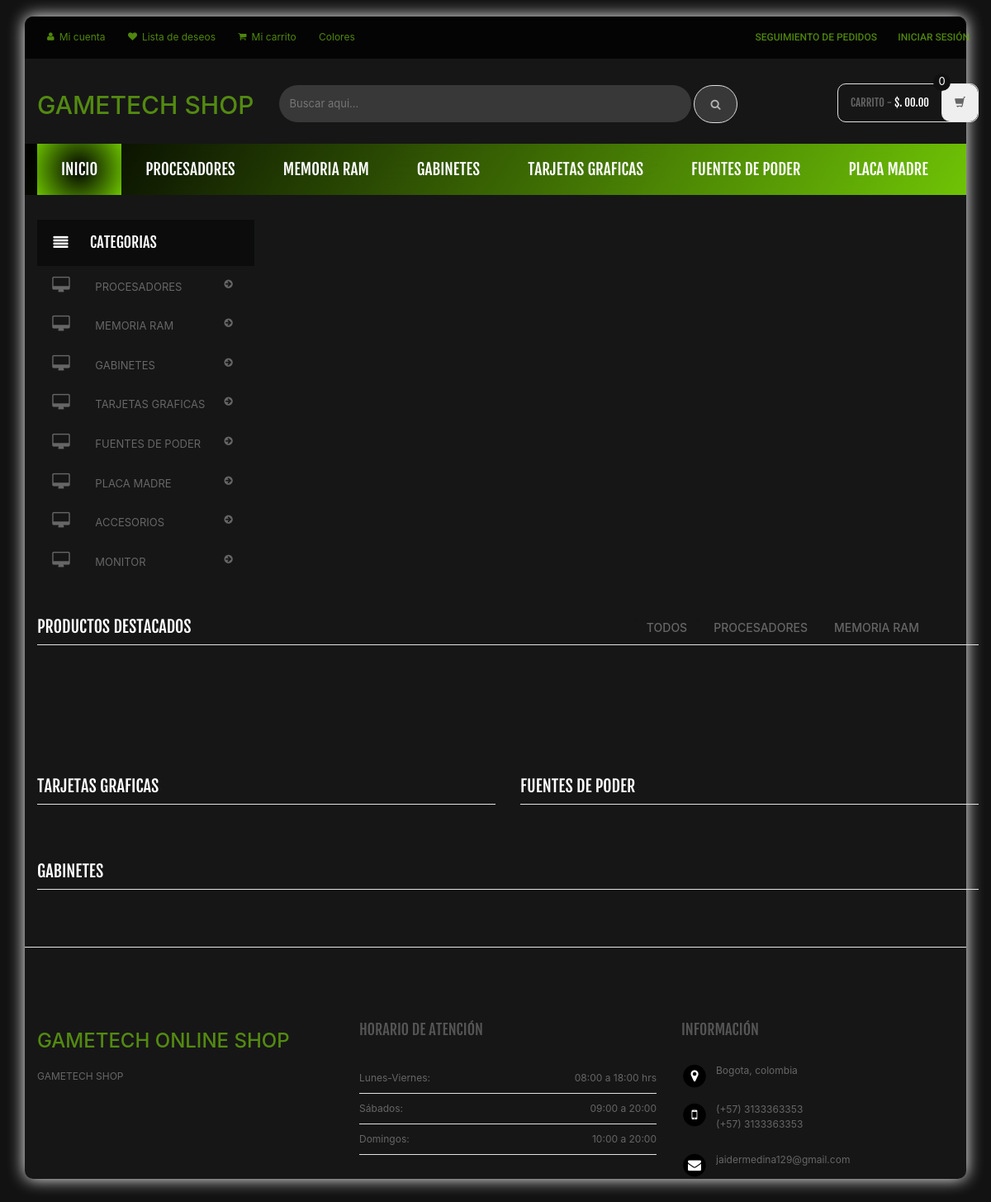
The page / on the database its author committed.
### tables this page shows
CREATE TABLE `category` (
  `id` int(11) NOT NULL,
  `categoryName` varchar(255) DEFAULT NULL,
  `categoryDescription` longtext DEFAULT NULL,
  `creationDate` timestamp NOT NULL DEFAULT current_timestamp(),
  `updationDate` varchar(255) DEFAULT NULL
);

### index.php (the view, shortened to what this page needs)
<?php
include('includes/config.php');
?>
<!DOCTYPE html>
<html lang="es">
	<head>
	    <link rel="stylesheet" href="assets/css/bootstrap.min.css">
		<link rel="stylesheet" href="assets/css/estilos.css">
		<link rel="stylesheet" href="assets/css/seis.css">
	    <link rel="stylesheet" href="assets/css/main.css">
	    <link rel="stylesheet" href="assets/css/green.css">
	    <link rel="stylesheet" href="assets/css/owl.carousel.css">
		<link rel="stylesheet" href="assets/css/owl.transitions.css">
		<link rel="stylesheet" href="assets/css/owl.theme.css">
		<link href="assets/css/lightbox.css" rel="stylesheet">
		<link rel="stylesheet" href="assets/css/animate.min.css">
		<link rel="stylesheet" href="assets/css/rateit.css">
		<link rel="stylesheet" href="assets/css/bootstrap-select.min.css">
		<link rel="stylesheet" href="assets/css/config.css">
		<link href="assets/css/green.css" rel="alternate stylesheet" title="Green color">
		<link href="assets/css/blue.css" rel="alternate stylesheet" title="Blue color">
		<link href="assets/css/red.css" rel="alternate stylesheet" title="Red color">
		<link href="assets/css/orange.css" rel="alternate stylesheet" title="Orange color">
		<link href="assets/css/dark-green.css" rel="alternate stylesheet" title="Darkgreen color">
		<link rel="stylesheet" href="assets/css/font-awesome.min.css">
	</head>
<div class="contenedor">
    <body class="cnt-home">
		<header class="header-style-1">
<?php include('includes/top-header.php');?>
<?php include('includes/main-header.php');?>
<?php include('includes/menu-bar.php');?>
</header>
<div class="body-content outer-top-xs" id="top-banner-and-menu">
	<div class="container">
		<div class="furniture-container homepage-container">
		<div class="row">
			<div class="col-xs-12 col-sm-12 col-md-3 sidebar">
	<?php include('includes/side-menu.php');?>
			</div>
			<div class="col-xs-12 col-sm-12 col-md-9 homebanner-holder">
<div id="hero" class="homepage-slider3">
</div>
			</div>
		</div>
		<div id="product-tabs-slider" class="scroll-tabs inner-bottom-vs  wow fadeInUp">
			<div class="more-info-tab clearfix">
			   <h3 class="new-product-title pull-left">Productos Destacados</h3>
				<ul class="nav nav-tabs nav-tab-line pull-right" id="new-products-1">
					<li class="active"><a href="#all" data-toggle="tab">Todos</a></li>
					<li><a href="#books" data-toggle="tab">Procesadores</a></li>
					<li><a href="#furniture" data-toggle="tab">Memoria Ram</a></li>
				</ul>
			</div>
		</div>
			<div class="sections prod-slider-small outer-top-small">
				<div class="row">
					<div class="col-md-6">
	                   <section class="section">
	                   	<h3 class="section-title">Tarjetas Graficas</h3>
	                   </section>
					</div>
					<div class="col-md-6">
						<section class="section">
							<h3 class="section-title">Fuentes de Poder</h3>
	                   </section>
					</div>
				</div>
			</div>
	<section class="section featured-product inner-xs wow fadeInUp">
		<h3 class="section-title">Gabinetes</h3>
		</section>
</div>
</div>
<?php include('includes/footer.php');?>
</div>
</body>
</html>

### includes/menu-bar.php (shortened to what this page needs)
<div class="header-nav animate-dropdown">
    <div class="container">
        <div class="yamm navbar navbar-default" role="navigation">
            <div class="nav-bg-class">
                <div class="navbar-collapse collapse" id="mc-horizontal-menu-collapse">
	<div class="nav-outer">
		<ul class="nav navbar-nav">
			<li class="active dropdown yamm-fw">
				<a href="index.php" data-hover="dropdown" class="dropdown-toggle">Inicio</a>
			</li>
              <?php $sql=mysqli_query($con,"select id,categoryName  from category limit 6");
while($row=mysqli_fetch_array($sql))
{
    ?>
			<li class="dropdown yamm">
				<a href="category.php?cid=<?php echo $row['id'];?>"> <?php echo $row['categoryName'];?></a>
			</li>
			<?php } ?>
		</ul>
		<div class="clearfix"></div>
	</div>
</div>
            </div>
        </div>
    </div>
</div>

### includes/side-menu.php
<div class="side-menu animate-dropdown outer-bottom-xs">
    <div class="head"><i class="icon fa fa-align-justify fa-fw"></i> Categorias</div>
    <nav class="yamm megamenu-horizontal" role="navigation">
        <ul class="nav">
            <li class="dropdown menu-item">
              <?php $sql=mysqli_query($con,"select id,categoryName  from category");
while($row=mysqli_fetch_array($sql))
{
    ?>
                <a href="category.php?cid=<?php echo $row['id'];?>" class="dropdown-toggle"><i class="icon fa fa-desktop fa-fw"></i>
                <?php echo $row['categoryName'];?></a>
                <?php }?>
</li>
</ul>
    </nav>
</div>

### assets/css/green.css (style rules this page uses)
a { color: rgba(105, 179, 15, 0.746); color: radial-gradient(circle, rgba(0,0,0,0.950315160243785) 0%, rgba(142,255,0,0.7458333675266982) 100%); }
.header-style-1 .header-nav { background: rgb(255, 255, 255); background: linear-gradient(124deg, rgba(0,0,0,0.950315160243785) 0%, rgba(142,255,0,0.7458333675266982) 100%); backdrop-filter: saturate(180%) blur(20px) }
.cnt-home .header-style-1 .header-nav .navbar .navbar-nav > li.active { background: rgb(255, 255, 255); background: radial-gradient(circle, rgba(0,0,0,0.950315160243785) 0%, rgba(142,255,0,0.7458333675266982) 100%); }

### assets/css/lightbox.css (style rules this page uses)
body:after { content: url(../images/close.png) url(../images/loading.gif) url(../images/prev.png) url(../images/next.png); display: none; }

### assets/css/blue.css (style rules this page uses)
a { color: rgba(0,220,255,0.7458333675266982) ; color: radial-gradient(circle, rgba(0,0,0,0.950315160243785) 0%, rgba(0,220,255,0.7458333675266982) 100%); }
.header-style-1 .header-nav { background: rgb(255, 255, 255); background: linear-gradient(124deg, rgba(0,0,0,0.950315160243785) 0%, rgba(0,220,255,0.7458333675266982) 100%); backdrop-filter: saturate(180%) blur(20px) }
.cnt-home .header-style-1 .header-nav .navbar .navbar-nav > li.active { background: rgb(255, 255, 255); background: radial-gradient(circle, rgba(0,0,0,0.950315160243785) 0%, rgba(0,220,255,0.7458333675266982) 100%); }

### assets/css/red.css (style rules this page uses)
a { color: rgba(243,18,18,0.75); color: radial-gradient(circle, rgba(0,0,0,0.950315160243785) 0%, rgba(243,18,18,0.75) 100%); }
.header-style-1 .header-nav { background: rgb(255, 255, 255); background: linear-gradient(124deg, rgba(0,0,0,0.950315160243785) 0%, rgba(243,18,18,0.75) 100%); backdrop-filter: saturate(180%) blur(20px) }
.cnt-home .header-style-1 .header-nav .navbar .navbar-nav > li.active { background: rgb(255, 255, 255); background: radial-gradient(circle, rgba(0,0,0,0.950315160243785) 0%, rgba(243,18,18,0.75) 100%); }

### assets/css/orange.css (style rules this page uses)
a { color: rgba(243,156,18,0.75); color: linear-gradient(124deg, rgba(0,0,0,0.950315160243785) 0%, rgba(243,156,18,0.75) 100%); }
.header-style-1 .header-nav { background: rgb(255, 255, 255); background: linear-gradient(124deg, rgba(0,0,0,0.950315160243785) 0%, rgba(243,156,18,0.75) 100%); backdrop-filter: saturate(180%) blur(20px) }
.cnt-home .header-style-1 .header-nav .navbar .navbar-nav > li.active { background: rgb(255, 255, 255); background: radial-gradient(circle, rgba(0,0,0,0.950315160243785) 0%, rgba(243,156,18,0.75) 100%); }

### assets/css/dark-green.css (style rules this page uses)
a { color: rgba(7, 182, 56, 0.746); color: radial-gradient(circle, rgba(0,0,0,0.950315160243785) 0%, rgba(0,255,72,0.7458333675266982) 100%); }
.header-style-1 .header-nav { background: rgb(255, 255, 255); background: linear-gradient(124deg, rgba(0,0,0,0.950315160243785) 0%, rgba(0,255,72,0.7458333675266982) 100%); backdrop-filter: saturate(180%) blur(20px) }
.cnt-home .header-style-1 .header-nav .navbar .navbar-nav > li.active { background: rgb(255, 255, 255); background: radial-gradient(circle, rgba(0,0,0,0.950315160243785) 0%, rgba(0,255,72,0.7458333675266982) 100%); }

### rows shown on the page
category: categoryName "PROCESADORES"
category: categoryName "MEMORIA RAM"
category: categoryName "GABINETES"
category: categoryName "TARJETAS GRAFICAS"
category: categoryName "FUENTES DE PODER"
category: categoryName "PLACA MADRE"
category: categoryName "ACCESORIOS"
category: categoryName "MONITOR"
